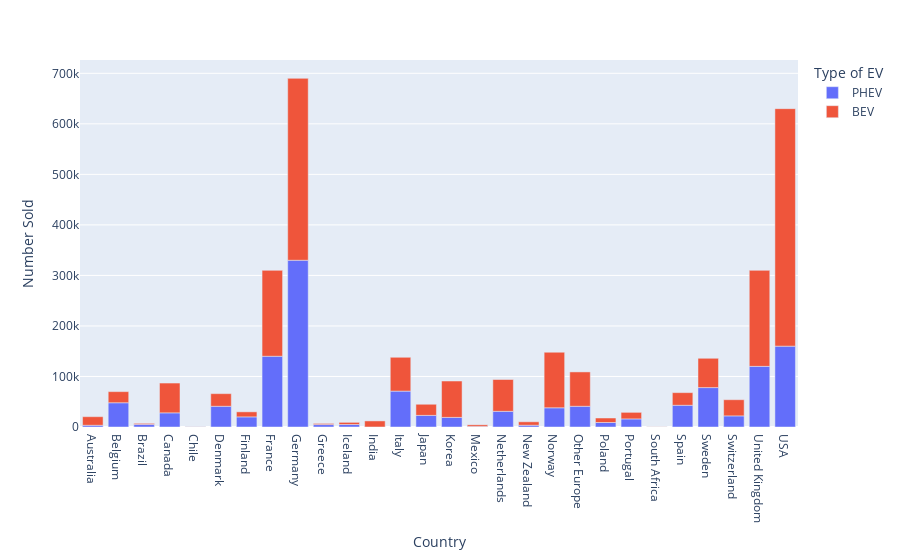

Write notebook code for a chart like this one.
### Code cell
fig_6 = px.bar(BEV_sales_2021_df, x="Country", y="Number Sold", color = "Type of EV")
fig_6.write_image("Output/BEV_Sales_by_Country_2021(Exc_China).png")
fig_6.show()

### Figure 1 — Plotly figure (JSON) as saved in the notebook; plotly's stock layout.template omitted (floating-point values rounded to 4 significant figures)
{"data": [{"alignmentgroup": "True", "hovertemplate": "Type of EV=PHEV<br>Country=%{x}<br>Number Sold=%{y}<extra></extra>", "legendgroup": "PHEV", "marker": {"color": "#636efa", "pattern": {"shape": ""}}, "name": "PHEV", "offsetgroup": "PHEV", "orientation": "v", "showlegend": true, "textposition": "auto", "type": "bar", "x": ["Australia", "Belgium", "Brazil", "Canada", "Chile", "Denmark", "Finland", "France", "Germany", "Greece", "Iceland", "India", "Italy", "Japan", "Korea", "Mexico", "Netherlands", "New Zealand", "Norway", "Other Europe", "Poland", "Portugal", "South Africa", "Spain", "Sweden", "Switzerland", "United Kingdom", "USA"], "xaxis": "x", "y": [3400, 48000, 5200, 28000, 300, 41000, 20000, 140000, 330000, 4800, 4900, 41, 71000, 23000, 19000, 1000, 31000, 3500, 38000, 41000, 8900, 16000, 51, 43000, 78000, 22000, 120000, 160000], "yaxis": "y"}, {"alignmentgroup": "True", "hovertemplate": "Type of EV=BEV<br>Country=%{x}<br>Number Sold=%{y}<extra></extra>", "legendgroup": "BEV", "marker": {"color": "#EF553B", "pattern": {"shape": ""}}, "name": "BEV", "offsetgroup": "BEV", "orientation": "v", "showlegend": true, "textposition": "auto", "type": "bar", "x": ["Australia", "Belgium", "Brazil", "Canada", "Chile", "Denmark", "Finland", "France", "Germany", "Greece", "Iceland", "India", "Italy", "Japan", "Korea", "Mexico", "Netherlands", "New Zealand", "Norway", "Other Europe", "Poland", "Portugal", "South Africa", "Spain", "Sweden", "Switzerland", "United Kingdom", "USA"], "xaxis": "x", "y": [17000, 22000, 2000, 59000, 270, 25000, 10000, 170000, 360000, 2200, 4300, 12000, 67000, 22000, 72000, 3300, 63000, 6800, 110000, 68000, 8900, 13000, 220, 25000, 58000, 32000, 190000, 470000], "yaxis": "y"}], "layout": {"barmode": "relative", "legend": {"title": {"text": "Type of EV"}, "tracegroupgap": 0}, "margin": {"t": 60}, "xaxis": {"anchor": "y", "domain": [0, 1], "title": {"text": "Country"}}, "yaxis": {"anchor": "x", "domain": [0, 1], "title": {"text": "Number Sold"}}}}
